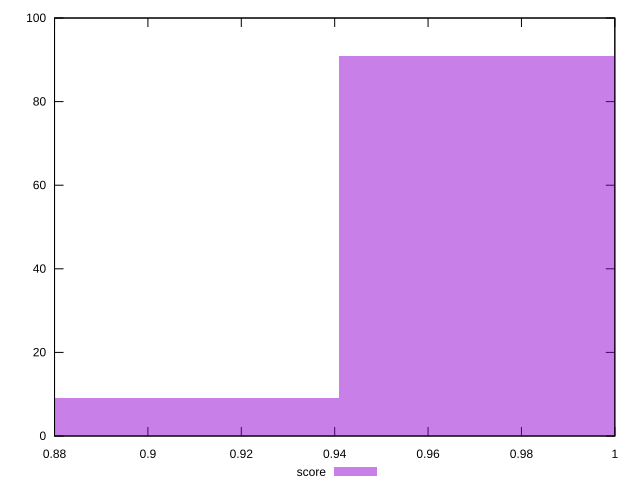

gnuplot code for this plot:
reset

$score <<EOF
0.9085669888732009 9
0.9734646309355723 91
EOF

set key outside below
set boxwidth 0.06489764206237149
set xrange [0.88:1]
set yrange [0:100]
set trange [0:100]
set style fill transparent solid 0.5 noborder
set terminal svg size 640, 490 enhanced background rgb 'white'
set output "report_00018_2021-02-10T15-25-16.877Z/unminified-css/samples/pages/score/histogram.svg"

plot $score title "score" with boxes

reset
